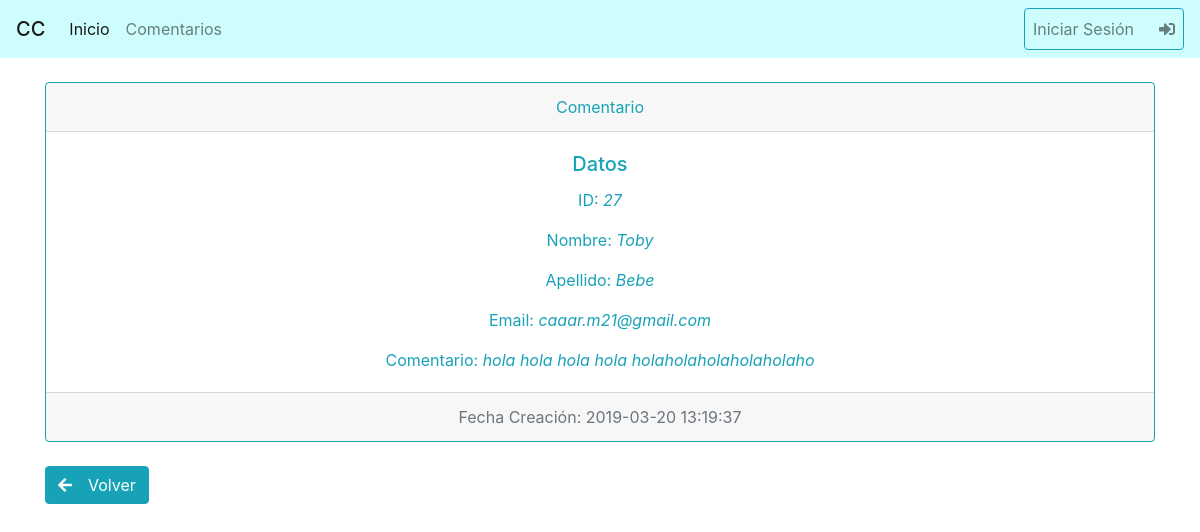
Screenshot of /ver_comentario.php?id=27 with the database file from the repository.
### tables this page shows
CREATE TABLE `comentarios` (
  `id` int(11) NOT NULL,
  `nombre` varchar(255) NOT NULL,
  `apellido` varchar(255) NOT NULL,
  `email` varchar(255) NOT NULL,
  `comentario` text NOT NULL,
  `fecha_creacion` timestamp NOT NULL DEFAULT CURRENT_TIMESTAMP
);

### ver_comentario.php (the view)
<?php
require 'plantillas/cabecera.php';
$con = conectar();
$consulta = $con->query("SELECT id,nombre,apellido,email,comentario,fecha_creacion FROM comentarios  WHERE id = {$_REQUEST['id']}");
$coment = $consulta->fetchAll(PDO::FETCH_ASSOC);
?>
<br>
<div class="card text-center text-info border-info">
    <div class="card-header">
        Comentario
    </div>
    <div class="card-body ">
        <h5 class="card-title">Datos</h5>
        <?php foreach ($coment as $comenta): ?>
            <p class="card-text ">ID: <em><?= $comenta['id'] ?></em></p>
            <p class="card-text ">Nombre: <em><?= $comenta['nombre'] ?></em></p>
            <p class="card-text">Apellido: <em><?= $comenta['apellido'] ?></em></p>
            <p class="card-text">Email: <em><?= $comenta['email'] ?></em></p>
            <p class="card-text">Comentario: <em><?= $comenta['comentario'] ?></em></p>
        <?php endforeach ?>
    </div>
    <div class="card-footer text-muted">
        <?php foreach ($coment as $comenta): ?>
            <p class="card-text">Fecha Creación: <span><?= $comenta['fecha_creacion'] ?></span></p>
        <?php endforeach; ?>
    </div>
</div>
<br>
<a href="<?= ROOT ?>/listado_comentarios.php" class="btn btn-info"><span
            class="fa fa-arrow-left"></span>&emsp;Volver</a>
<?php require 'plantillas/footer.php'; ?>

### rows the page displays
comentarios: id "27", nombre "Toby", apellido "Bebe", email "caaar.m21@gmail.com", comentario "hola hola hola hola holaholaholaholaholaho", fecha_creacion "2019-03-20 13:19:37"
